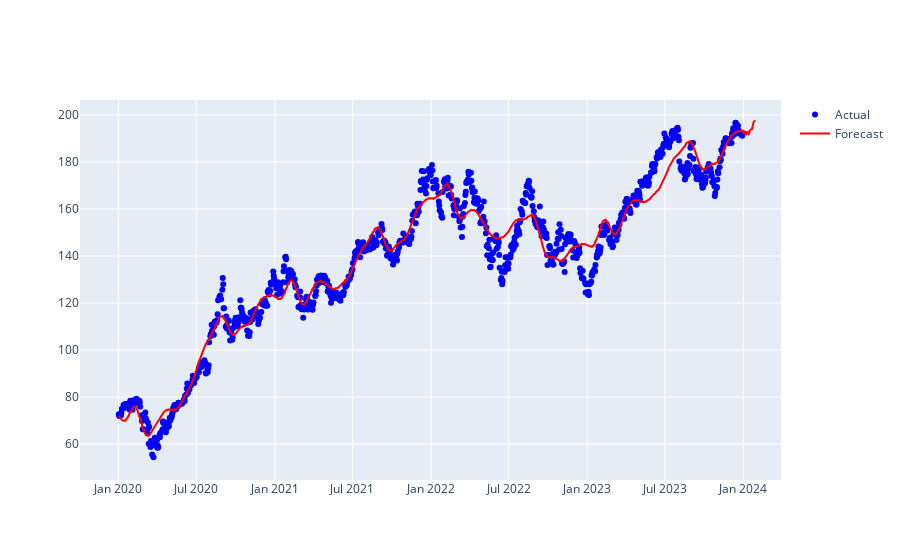

The cell this chart's notebook holds for it:
### Code cell
fig.add_trace(go.Scatter(
    x=forecast['ds'],
    y=forecast['yhat'],
    name='Forecast',
    line=dict(color='red')
))

### Figure 1 — Plotly figure (JSON) as saved in the notebook; plotly's stock layout.template omitted (floating-point values rounded to 4 significant figures; data arrays with more than 128 entries replaced by an {"elided": "..."} marker saying what was removed)
{"data": [{"marker": {"color": "blue"}, "mode": "markers", "name": "Actual", "type": "scatter", "x": {"elided": "1006 str values"}, "y": {"elided": "1006 float values"}}, {"line": {"color": "red"}, "name": "Forecast", "type": "scatter", "x": {"elided": "1036 str values"}, "y": {"elided": "1036 float values"}}], "layout": {}}
